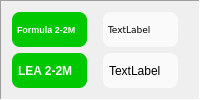
          <widget class="QFrame" name="frame_2M_2">
           <property name="frameShape">
            <enum>QFrame::Panel</enum>
           </property>
           <property name="frameShadow">
            <enum>QFrame::Sunken</enum>
           </property>
           <layout class="QGridLayout" name="gridLayout_23">
            <item row="1" column="0">
             <widget class="QLabel" name="tLEA2M_label_2">
              <property name="font">
               <font>
                <weight>75</weight>
                <bold>true</bold>
               </font>
              </property>
              <property name="styleSheet">
               <string notr="true">QLabel {background-color: #00c800;
color: #fafafa;
border: 0px solid grey;
border-radius: 8px;
padding: 3px;
margin-right: 10px}</string>
              </property>
              <property name="text">
               <string>LEA 2-2M</string>
              </property>
             </widget>
            </item>
            <item row="0" column="2">
             <widget class="QLabel" name="Formula2M_Label_2">
              <property name="font">
               <font>
                <family>Verdana</family>
                <pointsize>7</pointsize>
               </font>
              </property>
              <property name="styleSheet">
               <string notr="true">QLabel {background-color: #fafafa}
QLabel {color: #000000}
QLabel {border: 0px solid grey}
QLabel {border-radius: 8px}
QLabel {padding: 3px}
QLabel {margin-right: 10px}</string>
              </property>
              <property name="text">
               <string>TextLabel</string>
              </property>
             </widget>
            </item>
            <item row="0" column="0">
             <widget class="QLabel" name="tFomula2M_Label_2">
              <property name="font">
               <font>
                <pointsize>7</pointsize>
                <weight>75</weight>
                <bold>true</bold>
               </font>
              </property>
              <property name="styleSheet">
               <string notr="true">QLabel {background-color: #00c800;
color: #fafafa;
border: 0px solid grey;
border-radius: 8px;
padding: 3px;
margin-right: 10px}</string>
              </property>
              <property name="text">
               <string>Formula 2-2M</string>
              </property>
             </widget>
            </item>
            <item row="1" column="2">
             <widget class="QLabel" name="LEA2M_label_2">
              <property name="styleSheet">
               <string notr="true">QLabel {background-color: #fafafa}
QLabel {color: #000000}
QLabel {border: 0px solid grey}
QLabel {border-radius: 8px}
QLabel {padding: 3px}
QLabel {margin-right: 10px}</string>
              </property>
              <property name="text">
               <string>TextLabel</string>
              </property>
             </widget>
            </item>
           </layout>
          </widget>
